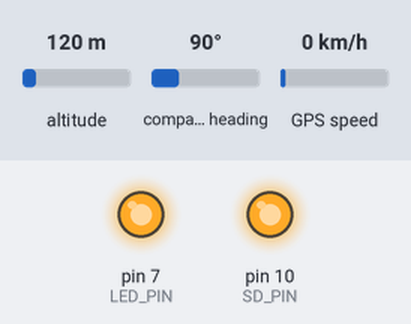
Bench run of a sketch on a simulated Arduino Uno, built with avr-gcc and run on an emulated ATmega328P. Parts: output pins drawn as LEDs (lit = HIGH). Inputs (shaded band) come from the test bench; at power-on: altitude 120 m, compass heading 90°, GPS speed 0 km/h. The local clock reads 2024-03-15 10:24:30 at power-on unless the sketch sets it; the GPS gets a fix after 3 s at 37.7749, -122.4194 with 8 satellites; what the sketch prints to the serial monitor is not drawn.

Above: at 0.1 s.
At 1.3 s:
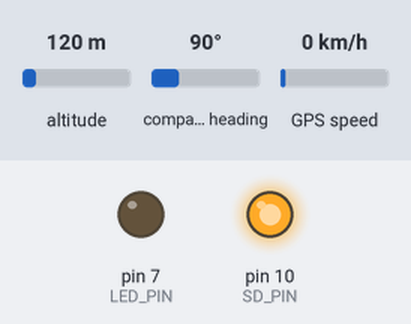
Timing chart, 0 to 2.8 s (numbered marks = the images above):
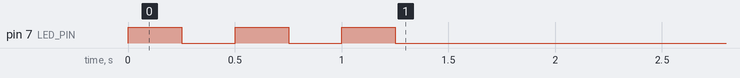

The sketch:

Arduino_stratoballoon.ino
```cpp
//
// Created by Bruno on 17/08/2017.
//

#include <Arduino.h>
#include <SPI.h>
#include <SD.h>
#include <Wire.h>

#include "var.h"
#include "bme280Access.h"
#include "rtcAccess.h"
#include "sdAccess.h"
#include "lcdAccess.h"
#include "ledAccess.h"
#include "gpsAccess.h"

#pragma region Global var
BME280Access bme;
rtcAccess rtc;
sdAccess sda;
lcdAccess lcd;
ledAccess led;
gpsAccess gps;


String datestr, timestr;
DateTime now;
static unsigned long previousMillis = 0;
unsigned long currentMillis;
#pragma endregion


//
// Setup
//
void setup() {
#ifdef DEBUG
	Serial.begin(SERIAL_BAUD);
	while (!Serial) {
		;
	}
#endif
	for (int i = 0; i < NB_IO_OUTPUT; i++) // For LowPower
		pinMode(LED_PIN, OUTPUT);

	// Init component
	SPI.begin();
	Wire.begin();

	//rtc.init();
	//bme.init();
	//lcd.begin();
	//lcd.displayText();

#ifdef DEBUG
	Serial.print(APPNAME);
	Serial.print(" v");
	Serial.println(APPVERSION);
#endif
	led.BlinkLed(BLINK_INIT, BLINK_INIT_TIME);
}

//
//  Loop
//
void loop() {
	float lat;
	float lon;
	unsigned long age;
	float temp, hum, pres, altitude, dewpoint, dhttemp, dhthum;


	gps.getPosition(&lat, &lon, &age);

	currentMillis = millis();

	//bme.getData(&temp, &hum, &pres);
	//bme.CalculatedData(&altitude, &dewpoint);

	//led.BlinkLed(1, BLINK_TIME);
	//lcd.displayData(temp, hum, dhttemp, dhthum);

	/* Réalise une prise de mesure toutes les DELAY_BETWEEN_MEASURES millisecondes */
	if (currentMillis - previousMillis >= LOG_FREQUENCY) {
		previousMillis = currentMillis;
		now = rtc.getDateTime();
		//sda.WriteData(temp, hum, pres, altitude, dewpoint, dhttemp, dhthum, now);
	}
	delay(ACQ_FREQUENCY);
}
```

bme280Access.h
```cpp
/*
Vin (Voltage In)    ->  3.3V
Gnd (Ground)        ->  Gnd
SDA (Serial Data)   ->  A4 on Uno/Pro-Mini, 20 on Mega2560/Due, 2 Leonardo/Pro-Micro
SCK (Serial Clock)  ->  A5 on Uno/Pro-Mini, 21 on Mega2560/Due, 3 Leonardo/Pro-Micro
*/

#include <BME280I2C.h>

class BME280Access {

private:

	BME280I2C bme;
	bool metric = true;

public:

	BME280Access() {
	}

	~BME280Access() {
	}

	void init() {
		while (!bme.begin()) {
#ifdef DEBUG
			Serial.println("Could not find BME280 sensor");
#endif
			delay(1000);
		}
#ifdef DEBUG
		Serial.println("Find BME280 sensor");
#endif
	}

	void getData(float* ttemp, float* thum, float* tpres) {
		float temp, hum, pres;
		uint8_t pressureUnit(0x4);  // unit: B000 = Pa, B001 = hPa, B010 = Hg, B011 = atm, B100 = bar, B101 = torr, B110 = N/m^2, B111 = psi

		bme.read(pres, temp, hum, metric, pressureUnit);
		*ttemp = temp;
		*thum = hum;
		*tpres = pres;
#ifdef DEBUG
		Serial.print("T ");
		Serial.print(temp);
		Serial.print(" H: ");
		Serial.print(hum);
		Serial.print(" P: ");
		Serial.println(pres);
#endif
	}

	void CalculatedData(float* taltitude, float* tdewpoint) {
		float altitude = bme.alt(metric);
		float dewPoint = bme.dew(metric);
		*taltitude = altitude;
		*tdewpoint = dewPoint;
#ifdef DEBUG
		//Serial.print("A: ");
		//Serial.print(altitude);
		//Serial.print(" D: ");
		//Serial.println(dewPoint);
#endif
	}
};
```

gpsAccess.h
```cpp
//
// Created by Bruno on 17/08/2017.
//

#include <SoftwareSerial.h>
#include <TinyGPS.h>

TinyGPS tinyGPS;
SoftwareSerial ss(RX_PIN, TX_PIN);

class gpsAccess {

private:


public:

	gpsAccess() {
	}

	~gpsAccess() {
	}


	//
	// getDateTime
	//
	DateTime getDateTime()
	{
		int year;
		unsigned long age;
		byte month, day, hour, minute, second, hundredths;
		DateTime gpsNow;
		tinyGPS.crack_datetime(&year, &month, &day, &hour, &minute, &second, &hundredths, &age);

		gpsNow.setyear(year);
		gpsNow.setmonth(month);
		gpsNow.setday(day);

		gpsNow.sethour(hour);
		gpsNow.setminute(minute);
		gpsNow.setsecond(second);

		return gpsNow;
	}

	//
	// getPosition
	//
	void getPosition(float* lat, float* lon, unsigned long* age)
	{
		bool newData = false;

		while (ss.available())
		{
			char c = ss.read();
			// Serial.write(c); // uncomment this line if you want to see the GPS data flowing
			if (tinyGPS.encode(c))
				newData = true;
		}

		if (newData) {
			tinyGPS.f_get_position(lat, lon, age);

#ifdef DEBUG
			float flat, flon;
			unsigned long fage;
			flat = *lat;
			flon = *lon;
			fage = *age;

			Serial.print("Latitude: ");
			Serial.println(flat, 6);
			Serial.print("Longitude: ");
			Serial.println(flon);
			Serial.print("Age: ");
			Serial.println(fage);
#endif // DEBUG
		}
		else {
#ifdef DEBUG
			Serial.println("No GPS Data");
#endif
		}
	}

	//
	// getSpeed
	//
	void getSpeed(float* speed)
	{
		*speed = tinyGPS.f_speed_kmph();
	}

	//
	// getPrecision
	//
	void getPrecision(long* speed)
	{
		*speed = tinyGPS.hdop();
	}
};
```

ledAccess.h
```cpp
//
// Created by Bruno on 17/08/2017.
//

class ledAccess {

private:


public:

	ledAccess() {
	}

	~ledAccess() {
	}

	//
	// BlinkLed
	//
	void BlinkLed(int cpt, int time) {
		for (int i = 1; i <= cpt; i++)
		{
			digitalWrite(LED_PIN, HIGH);
			delay(time);
			digitalWrite(LED_PIN, LOW);
			delay(time);
		}
	}
};
```

rtcAccess.h
```cpp
//
// Created by Bruno on 30/06/2017.
//

#include "RTClib.h"

class rtcAccess {

private:

	DS1307 rtc;

public:

	bool timeset = false;

	rtcAccess() {
	}

	~rtcAccess() {
	}

	void init() {
		rtc.begin();
		if (!rtc.isrunning()) {
#ifdef DEBUG
			Serial.println("RTC is NOT running");
#endif
			rtc.adjust(DateTime(__DATE__, __TIME__));
#ifdef DEBUG
			Serial.println("Date and time adjusted");
			Serial.println(getDateStr());
			Serial.println(getTimeStr());
#endif
		}
		else {
#ifdef DEBUG
			Serial.println("RTC is running");
			Serial.println(getDateStr());
			Serial.println(getTimeStr());
#endif
		}
	}

	DateTime getDateTime() {
		DateTime now = rtc.now();
		return now;
	}

	String getDateStr()
	{
		DateTime now = rtc.now();
		return String(now.day()) + "/" + String(now.month()) + "/" + String(now.year());
	}

	String getTimeStr() {
		DateTime now = rtc.now();
		return String(now.hour()) + ":" + String(now.minute()) + ":" + String(now.second());
	}
};
```

sdAccess.h
```cpp
//
// Created by Bruno on 30/06/2017.
//

class sdAccess {

private:

	bool initMonth = false;
	int memMonth;

public:

	sdAccess() {
		initMonth = false;
		memMonth = 0;
	}

	~sdAccess() {
	}

	void WriteData(float temp, float  hum, float  pres, float  altitude, float  dewpoint, float dhttemp, float dhthum, DateTime now) {
		if (!initMonth)
		{
			memMonth = now.month();
			initMonth = true;
		}

		if (now.month() != memMonth)
			memMonth = now.month();

		String strFile = String(now.year()) + String(now.month()) + ".csv";
#ifdef DEBUG
		Serial.print("SD Writing data: ");
		Serial.println(strFile);
#endif

		if (!SD.begin(SD_PIN)) {}
		File myFile = SD.open(strFile, FILE_WRITE);
		if (myFile) {
			String datestr = String(now.day()) + "/" + String(now.month()) + "/" + String(now.year());
			String timestr = String(now.hour()) + ":" + String(now.minute()) + ":" + String(now.second());
			myFile.print(datestr + " ");
			myFile.print(timestr);
			myFile.print(";");
			myFile.print(String(temp));
			myFile.print(";");
			myFile.print(String(hum));
			myFile.print(";");
			myFile.print(String(dhttemp));
			myFile.print(";");
			myFile.println(String(dhthum));

			myFile.close();
		}
		else {
#ifdef DEBUG
			Serial.println("Write NOK");
#endif
		}
	}

};
```

var.h
```cpp
//
// Created by Bruno on 30/06/2017.
//

//Software Version
#define APPNAME "Stratoballoon"
#define APPVERSION "1.5"

//Arduino I/O
#define NB_IO_OUTPUT 8

//SoftwareSerial
#define RX_PIN 2
#define TX_PIN 3


//DHT22
#define PINDHT22 2

//LCD
#define LCD_ADDR 0x3F
#define LCD_LINE 2
#define LCD_ROW 16

//Acquisition frequency
#define ACQ_FREQUENCY 5000
#define LOG_FREQUENCY 120000

#define BLINK_TIME 50
#define BLINK_INIT 3
#define BLINK_INIT_TIME 250

//LED
#define LED_PIN 7

//SD Access Pin
#define SD_PIN 10

#define SERIAL_BAUD 115200

//DEBUG MODE
#define DEBUG
```

lcdAccess.h
```cpp
//
// Created by Bruno on 12/08/2017.
//

#include <LiquidCrystal_I2C.h>

LiquidCrystal_I2C lcdi2c(LCD_ADDR, 2, 1, 0, 4, 5, 6, 7, 3, POSITIVE);

class lcdAccess {

private:


public:


	lcdAccess() {
	}

	~lcdAccess() {
	}

	void begin()
	{
		lcdi2c.begin(LCD_ROW, LCD_LINE);
	}

	void displayText() {
		int x = 2;
		lcdi2c.setCursor(x, 0);
		lcdi2c.print("Temp:");
		lcdi2c.setCursor(x, 1);
		lcdi2c.print("Hum:");

		x = 13;
		lcdi2c.setCursor(x, 0);
		lcdi2c.print("c");
		lcdi2c.setCursor(x, 1);
		lcdi2c.print("%");

	}

	void displayData(float temp, float hum, float dhttemp, float dhthum)
	{
		int x = 8;
		lcdi2c.setCursor(x, 0);
		lcdi2c.print(temp, 1);
		lcdi2c.setCursor(x, 1);
		lcdi2c.print(hum, 0);
	}
};
```
